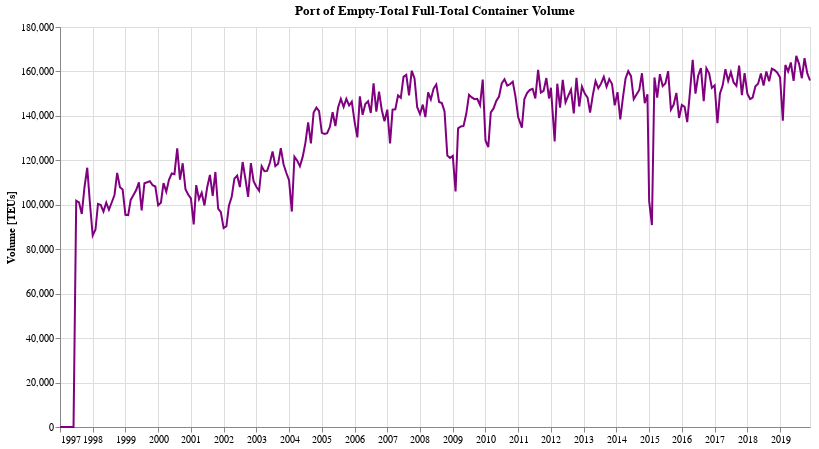

Here is the notebook cell this chart was saved with:
### Code cell
doChart(df_oak_combined, 'Empty-Total')

### Figure 1 — Vega-Lite specification as saved in the notebook (floating-point values rounded to 4 significant figures; data arrays with more than 128 entries replaced by an {"elided": "..."} marker saying what was removed)
{"config": {"view": {"continuousWidth": 400, "continuousHeight": 300}}, "data": {"name": "data-40977e40caffd9a01a5022fbc663900b"}, "mark": {"type": "line", "color": "purple"}, "encoding": {"tooltip": [{"type": "temporal", "field": "dt", "format": "%b %Y"}, {"type": "quantitative", "field": "Full-Total"}], "x": {"type": "temporal", "axis": {"title": ""}, "field": "dt"}, "y": {"type": "quantitative", "axis": {"title": "Volume [TEUs]"}, "field": "Full-Total"}}, "height": 400, "title": "Port of Empty-Total Full-Total Container Volume", "width": 750, "$schema": "https://vega.github.io/schema/vega-lite/v4.0.2.json", "datasets": {"data-40977e40caffd9a01a5022fbc663900b": {"elided": "276 records"}}}
